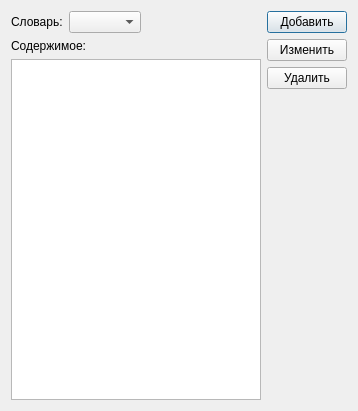
<?xml version="1.0" encoding="UTF-8"?>
<ui version="4.0">
 <class>Dialog</class>
 <widget class="QDialog" name="Dialog">
  <property name="geometry">
   <rect>
    <x>0</x>
    <y>0</y>
    <width>358</width>
    <height>411</height>
   </rect>
  </property>
  <property name="windowTitle">
   <string>Словари</string>
  </property>
  <property name="modal">
   <bool>true</bool>
  </property>
  <layout class="QHBoxLayout" name="horizontalLayout_2">
   <item>
    <layout class="QVBoxLayout" name="verticalLayout_3">
     <item>
      <layout class="QHBoxLayout" name="horizontalLayout">
       <item>
        <widget class="QLabel" name="lblDict">
         <property name="text">
          <string>Словарь:</string>
         </property>
        </widget>
       </item>
       <item>
        <widget class="QComboBox" name="comboDict"/>
       </item>
       <item>
        <spacer name="horizontalSpacer">
         <property name="orientation">
          <enum>Qt::Horizontal</enum>
         </property>
         <property name="sizeHint" stdset="0">
          <size>
           <width>40</width>
           <height>20</height>
          </size>
         </property>
        </spacer>
       </item>
      </layout>
     </item>
     <item>
      <layout class="QVBoxLayout" name="verticalLayout">
       <item>
        <widget class="QLabel" name="lblList">
         <property name="text">
          <string>Содержимое:</string>
         </property>
        </widget>
       </item>
       <item>
        <widget class="QListView" name="listView"/>
       </item>
      </layout>
     </item>
    </layout>
   </item>
   <item>
    <layout class="QVBoxLayout" name="verticalLayout_2">
     <item>
      <widget class="QPushButton" name="btnAdd">
       <property name="text">
        <string>Добавить</string>
       </property>
      </widget>
     </item>
     <item>
      <widget class="QPushButton" name="btnEdit">
       <property name="text">
        <string>Изменить</string>
       </property>
      </widget>
     </item>
     <item>
      <widget class="QPushButton" name="btnDelete">
       <property name="text">
        <string>Удалить</string>
       </property>
      </widget>
     </item>
     <item>
      <spacer name="verticalSpacer">
       <property name="orientation">
        <enum>Qt::Vertical</enum>
       </property>
       <property name="sizeHint" stdset="0">
        <size>
         <width>20</width>
         <height>40</height>
        </size>
       </property>
      </spacer>
     </item>
    </layout>
   </item>
  </layout>
 </widget>
 <resources/>
 <connections/>
</ui>
